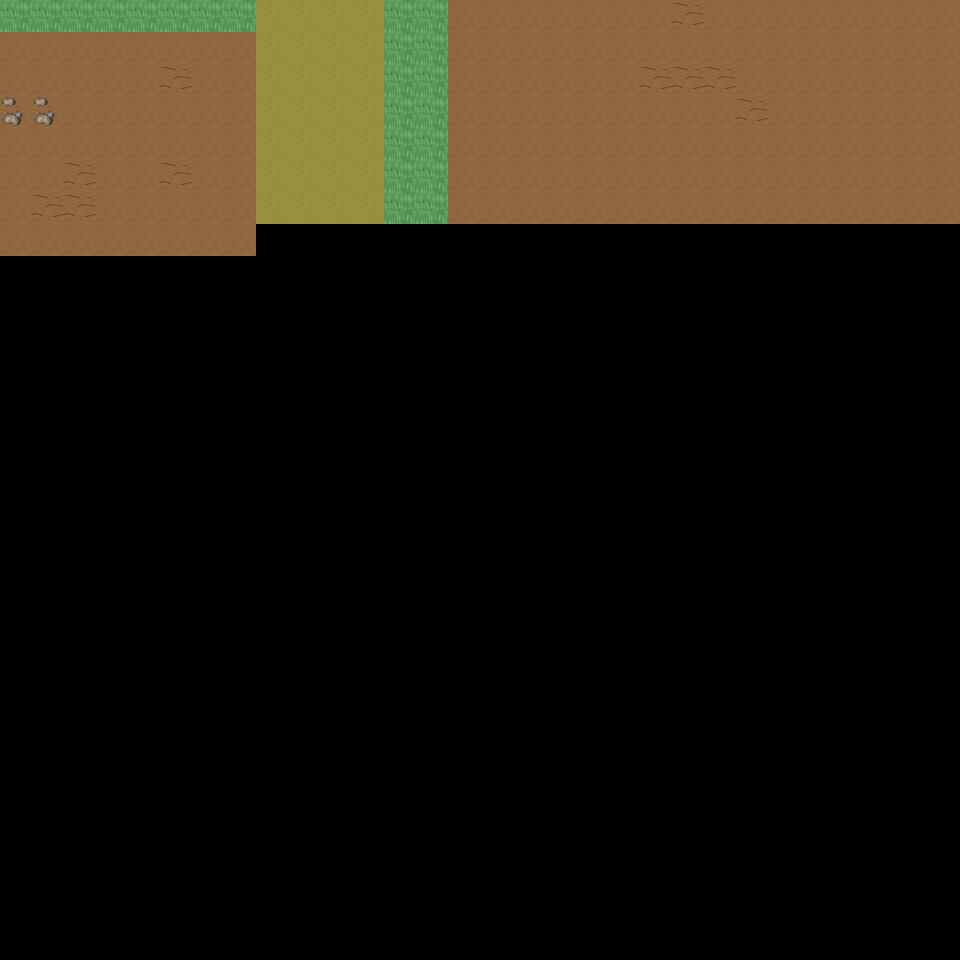

Rendered tile map (Tiled .tmx) drawn with the repository's tilesets; below, a short description and the map source with its tile grids summarised:
An orthogonal 30x30 tile map with 32x32 px tiles, 6 tile layers (Ground, Object, Object2, Above, ...), 20 tilesets and 3 objects (3x mapExit).

<map version="1.0" orientation="orthogonal" renderorder="right-down" width="30" height="30" tilewidth="32" tileheight="32" nextobjectid="4">
  <tileset firstgid="1" name="tileset_ground_ground" tilewidth="32" tileheight="32" tilecount="33" columns="3">
    <image source="../drawable/tileset_ground_ground.png" width="96" height="352" />
  </tileset>
  <tileset firstgid="34" name="tileset_ground_ridge_earth_dark" tilewidth="32" tileheight="32" tilecount="96" columns="12">
    <image source="../drawable/tileset_ground_ridge_earth_dark.png" width="384" height="256" />
  </tileset>
  <tileset firstgid="130" name="tileset_ground_earth_edges" tilewidth="32" tileheight="32" tilecount="18" columns="6">
    <image source="../drawable/tileset_ground_earth_edges.png" width="192" height="96" />
  </tileset>
  <tileset firstgid="148" name="tileset_ground_rock_pebbles" tilewidth="32" tileheight="32" tilecount="3" columns="1">
    <image source="../drawable/tileset_ground_rock_pebbles.png" width="32" height="96" />
  </tileset>
  <tileset firstgid="151" name="tileset_item_statue_grey_stone" tilewidth="32" tileheight="32" tilecount="4" columns="2">
    <image source="../drawable/tileset_item_statue_grey_stone.png" width="64" height="64" />
  </tileset>
  <tileset firstgid="155" name="tileset_ground_square_patch" tilewidth="32" tileheight="32" tilecount="9" columns="3">
    <image source="../drawable/tileset_ground_square_patch.png" width="96" height="96" />
  </tileset>
  <tileset firstgid="164" name="tileset_ground_eye" tilewidth="32" tileheight="32" tilecount="9" columns="3">
    <image source="../drawable/tileset_ground_eye.png" width="96" height="96" />
  </tileset>
  <tileset firstgid="173" name="tileset_item_corpse_huge_animal" tilewidth="32" tileheight="32" tilecount="16" columns="2">
    <image source="../drawable/tileset_item_corpse_huge_animal.png" width="64" height="256" />
  </tileset>
  <tileset firstgid="189" name="tileset_logic_creature_orc" tilewidth="32" tileheight="32" tilecount="6" columns="6">
    <image source="../drawable/tileset_logic_creature_orc.png" width="192" height="32" />
  </tileset>
  <tileset firstgid="195" name="tileset_logic_collision" tilewidth="32" tileheight="32" tilecount="1" columns="1">
    <image source="../drawable/tileset_logic_collision.png" width="32" height="32" />
  </tileset>
  <tileset firstgid="196" name="tileset_plant_tree_spruce" tilewidth="32" tileheight="32" tilecount="6" columns="2">
    <image source="../drawable/tileset_plant_tree_spruce.png" width="64" height="96" />
  </tileset>
  <tileset firstgid="202" name="tileset_plant_tree_evergreen" tilewidth="32" tileheight="32" tilecount="36" columns="3">
    <image source="../drawable/tileset_plant_tree_evergreen.png" width="96" height="384" />
  </tileset>
  <tileset firstgid="238" name="tileset_plant_bush_bushes" tilewidth="32" tileheight="32" tilecount="10" columns="5">
    <image source="../drawable/tileset_plant_bush_bushes.png" width="160" height="64" />
  </tileset>
  <tileset firstgid="248" name="tileset_plant_bush_bush_mult_colored" tilewidth="32" tileheight="32" tilecount="6" columns="3">
    <image source="../drawable/tileset_plant_bush_bush_mult_colored.png" width="96" height="64" />
  </tileset>
  <tileset firstgid="254" name="tileset_plant_stump_small_stump" tilewidth="32" tileheight="32" tilecount="4" columns="2">
    <image source="../drawable/tileset_plant_stump_small_stump.png" width="64" height="64" />
  </tileset>
  <tileset firstgid="258" name="tileset_plant_bush_large_green" tilewidth="32" tileheight="32" tilecount="9" columns="3">
    <image source="../drawable/tileset_plant_bush_large_green.png" width="96" height="96" />
  </tileset>
  <tileset firstgid="267" name="tileset_plant_tree_tree_darkgreen" tilewidth="32" tileheight="32" tilecount="88" columns="8">
    <image source="../drawable/tileset_plant_tree_tree_darkgreen.png" width="256" height="352" />
  </tileset>
  <tileset firstgid="355" name="tileset_ground_dry_grass" tilewidth="32" tileheight="32" tilecount="54" columns="9">
    <image source="../drawable/tileset_ground_dry_grass.png" width="288" height="192" />
  </tileset>
  <tileset firstgid="409" name="tileset_logic_creature_animal" tilewidth="32" tileheight="32" tilecount="32" columns="8">
    <image source="../drawable/tileset_logic_creature_animal.png" width="256" height="128" />
  </tileset>
  <tileset firstgid="441" name="tileset_logic_creature_mutant" tilewidth="32" tileheight="32" tilecount="7" columns="7">
    <image source="../drawable/tileset_logic_creature_mutant.png" width="224" height="32" />
  </tileset>
  <layer name="Ground" width="30" height="30">
    <data>[900 cells, 218 non-empty, 2 distinct tile ids]</data>
  </layer>
  <layer name="Object" width="30" height="30">
    <data>[900 cells, 34 non-empty, 5 distinct tile ids]</data>
  </layer>
  <layer name="Object2" width="30" height="30">
    <data>[900 cells, 0 non-empty, 0 distinct tile ids]</data>
  </layer>
  <layer name="Above" width="30" height="30">
    <data>[900 cells, 0 non-empty, 0 distinct tile ids]</data>
  </layer>
  <layer name="Above2" width="30" height="30">
    <data>[900 cells, 0 non-empty, 0 distinct tile ids]</data>
  </layer>
  <layer name="Walkable" width="30" height="30">
    <data>[900 cells, 22 non-empty, 1 distinct tile ids]</data>
  </layer>
  <objectgroup name="MapEvents">
    <object id="1" name="north" type="mapExit" x="256" y="0" width="128" height="32">
      <properties>
        <property name="map" value="level_0_x89_y11" />
        <property name="x" value="8" />
        <property name="y" value="28" />
      </properties>
    </object>
    <object id="2" name="north2" type="mapExit" x="448" y="0" width="512" height="32">
      <properties>
        <property name="map" value="level_0_x89_y11" />
        <property name="x" value="14" />
        <property name="y" value="28" />
      </properties>
    </object>
    <object id="3" name="west" type="mapExit" x="0" y="32" width="32" height="928">
      <properties>
        <property name="map" value="level_0_x88_y12" />
        <property name="x" value="28" />
        <property name="y" value="1" />
      </properties>
    </object>
  </objectgroup>
</map>
